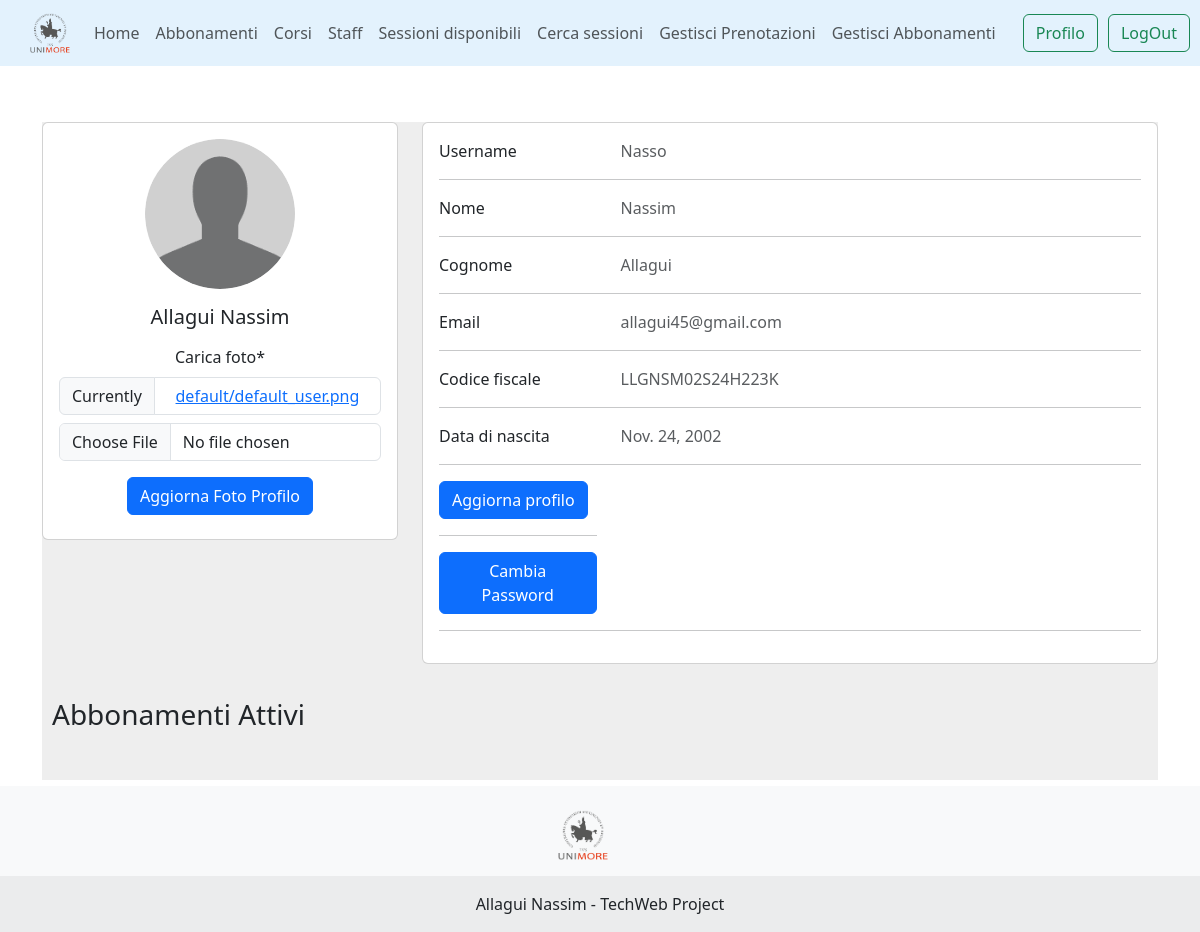
The page /unimoregym/profile/ (signed in) on the database its author committed.
### unimoregym/models.py (models this page shows, shortened)
class GymUser(AbstractUser):
    nome = models.CharField(max_length=255, default='')
    cognome = models.CharField(max_length=255, default='')
    codice_fiscale = models.CharField(max_length=16, default='')
    data_nascita = models.DateField(null=True, blank=True)
    profile_image = models.ImageField(upload_to='profile_images/', default='default/default_user.png')
    objects = CustomUserManager()

### unimoregym/views.py (the view)
# urls.py: path("profile/", profilePage, name="profile"),
@login_required
def profilePage(request):
    user = request.user
    if request.method == 'POST':
        form = UpdateImageForm(request.POST, request.FILES, instance=user)
        if form.is_valid():
            form.save()
            return redirect('unimoregym:profile')
    else:
        form = UpdateImageForm(instance=user)
    context = {
        'user': user,
        'form': form
    }
    return render(request, 'gym/user/user_page.html', context)

### unimoregym/forms.py
class UpdateImageForm(forms.ModelForm):
    class Meta:
        model = GymUser
        fields = ['profile_image']
    def __init__(self, *args, **kwargs):
        super(UpdateImageForm, self).__init__(*args, **kwargs)
        self.fields['profile_image'].label = 'Carica foto'

### unimoregym/templates/gym/user/user_page.html (shortened to what this page needs)
{% extends 'base_page.html' %}
{% load crispy_forms_filters %}
{% load crispy_forms_tags %}
{% load static %}
{% block content %}
<div class="flex-container" style="padding-bottom: 50px;">
<section style="background-color: #eee; padding-bottom: 30px">
    <div class="row">
      <div class="col-lg-4">
        <div class="card mb-4">
          <div class="card-body text-center">
            <img src="{{ user.profile_image.url }}" alt="avatar"
              class="rounded-circle img-fluid" style="width: 150px;">
            <h5 class="my-3"> {{ user.cognome }} {{ user.nome }}</h5>
            <div class="d-flex justify-content-center mb-2">
              <form method="POST" enctype="multipart/form-data">
                {{ form|crispy }}
                <button type="submit" class="btn btn-primary">Aggiorna Foto Profilo</button>
              </form>
            </div>
          </div>
        </div>
      </div>
      <div class="col-lg-8">
        <div class="card mb-4">
          <div class="card-body">
              <div class="row">
              <div class="col-sm-3">
                <p class="mb-0">Username</p>
              </div>
              <div class="col-sm-9">
                <p class="text-muted mb-0"> {{ user.username }} </p>
              </div>
            </div>
            <hr>
            <div class="row">
              <div class="col-sm-3">
                <p class="mb-0">Nome</p>
              </div>
              <div class="col-sm-9">
                <p class="text-muted mb-0">{{ user.nome }}</p>
              </div>
            </div>
            <hr>
             <div class="row">
              <div class="col-sm-3">
                <p class="mb-0">Cognome</p>
              </div>
              <div class="col-sm-9">
                <p class="text-muted mb-0">{{ user.cognome }}</p>
              </div>
            </div>
            <hr>
            <div class="row">
              <div class="col-sm-3">
                <p class="mb-0">Email</p>
              </div>
              <div class="col-sm-9">
                <p class="text-muted mb-0">{{ user.email }}</p>
              </div>
            </div>
            <hr>
            <div class="row">
              <div class="col-sm-3">
                <p class="mb-0">Codice fiscale</p>
              </div>
              <div class="col-sm-9">
                <p class="text-muted mb-0">{{ user.codice_fiscale }}</p>
              </div>
            </div>
            <hr>
            <div class="row">
              <div class="col-sm-3">
                <p class="mb-0">Data di nascita</p>
              </div>
              <div class="col-sm-9">
                <p class="text-muted mb-0">{{ user.data_nascita }}</p>
              </div>
            </div>
              <hr>
              <div class="row">
                   <div class="col-sm-3">
                <p class="text-muted mb-0"><a class="btn btn-primary" href="{% url 'unimoregym:update_profile' %}">Aggiorna profilo</a></p><hr>
                       <p class="text-muted mb-0">  <a class="btn btn-primary"  href="{% url 'unimoregym:password_change' %}">Cambia Password</a> </p>
                       </div>
            </div>
            <hr>
          </div>
        </div>
      </div>
    </div>
    <div id="abbonamentiContainer" class="" style="margin: 10px">
    </div>
  </div>
</div>
{% endblock %}

### templates/base_page.html (style rules this page uses)
body, html { height: 100%; }

### rows shown on the page
GymUser: profile_image (placeholder picture), cognome "Allagui", nome "Nassim", username "Nasso", email "allagui45@gmail.com", codice_fiscale "LLGNSM02S24H223K", data_nascita "Nov. 24, 2002"
